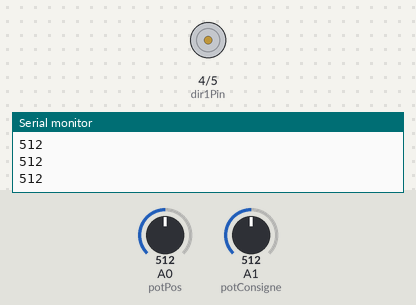
The sketch below on a simulated Arduino Uno, built with avr-gcc and run on an emulated ATmega328P. Parts: motor-driver pin pairs drawn as motors (green arrow = first pin HIGH = forward, orange = second pin HIGH = backward, longer = more drive, scaled by the enable pin), the last lines printed to the serial monitor. The inputs (shaded band) are chosen by the test bench; at power-on: A1 (potConsigne) = 512, A0 (potPos) = 512.

Above: at 1.2 s.
1.3 s: A1 (potConsigne) set to 513
2.8 s: A1 (potConsigne) set to 716
At 4.0 s:
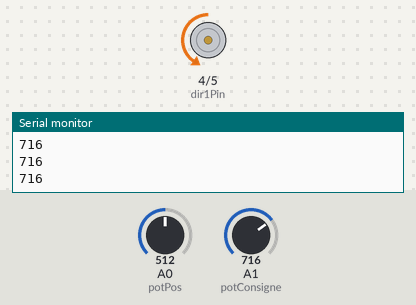
4.3 s: A1 (potConsigne) set to 900
At 5.5 s:
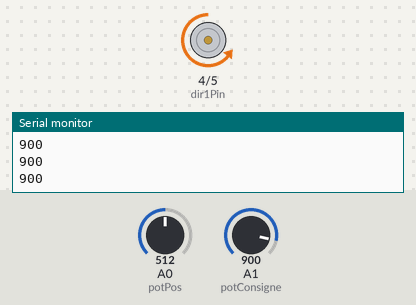
5.8 s: A1 (potConsigne) set to 511
At 6.7 s:
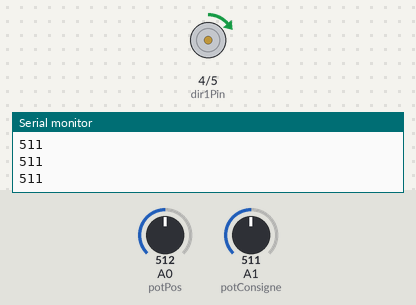
7.3 s: A1 (potConsigne) set to 306
At 8.3 s:
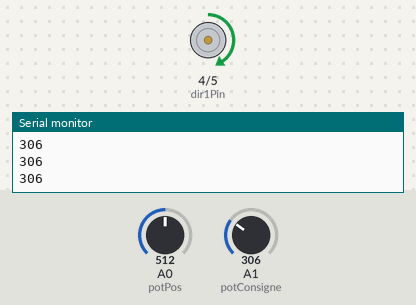
8.8 s: A1 (potConsigne) set to 122
At 10.0 s:
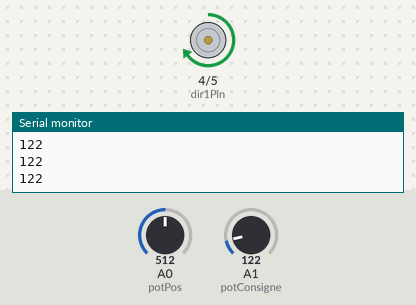
Timing chart, 0 to 11.3 s (numbered marks = the images above; inputs shaded):
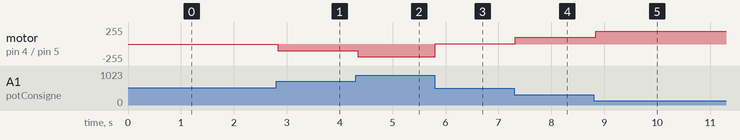

Measured:
- after the input at 2.8 s, motor on pin 4 (dir1Pin) / pin 5 (dir2Pin): stopped → backward 101/255 at once
- after the input at 4.3 s, motor on pin 4 (dir1Pin) / pin 5 (dir2Pin): backward 101/255 → backward 193/255 at once
- after the input at 5.8 s, motor on pin 4 (dir1Pin) / pin 5 (dir2Pin): backward 193/255 → forward 1/255 at once
- after the input at 7.3 s, motor on pin 4 (dir1Pin) / pin 5 (dir2Pin): forward 1/255 → forward 103/255 at once
- after the input at 8.8 s, motor on pin 4 (dir1Pin) / pin 5 (dir2Pin): forward 103/255 → forward 195/255 at once

The sketch:

code1.ino
```cpp
//Code d'implémentation préliminaire :
//Par Éliott Desbordes-Boom et Nathan Levasseur
#include <PID_v1.h>

// Pins
const int potConsigne = A1;    	// Potentiomètre de consigne
const int potPos = A0;    	// Potentiomètre de position angulaire
const int pwmPin = 3;        	 // PWM pour vitesse (ENA sur L298N)
const int dir1Pin = 4;        	 // Direction 1 (IN1)
const int dir2Pin = 5;         	// Direction 2 (IN2)

// Variables PID
double Setpoint = 0;
double Input = 0;
double Output = 0;
double Kp = 2.0, Ki = 5.0, Kd = 1.0;  // Gains à tuner

PID myPID(&Input, &Output, &Setpoint, Kp, Ki, Kd, DIRECT);

void setup() {
  Serial.begin(115200);

  // Configuration pins moteur
  pinMode(pwmPin, OUTPUT);
  pinMode(dir1Pin, OUTPUT);
  pinMode(dir2Pin, OUTPUT);
  digitalWrite(dir1Pin, LOW);
  digitalWrite(dir2Pin, LOW);
  analogWrite(pwmPin, 0);

  Serial.println("Contrôle ouvert de vitesse/direction activé. Position affichée en continu.");
}

void loop() {
  // Lecture des potentiomètres (0-1023)
  int consigne = analogRead(potConsigne);
  int position = analogRead(potPos);

  // Affichage de la position angulaire sur le port série
  Serial.println(consigne);

  // Contrôle vitesse et direction basé sur consigne
  int vitesse = 0;
  if (consigne <= 512) {
    // Sens 1 : 0 = pleine vitesse (255), 512 = arrêté (0)
    vitesse = map(consigne, 0, 512, 255, 0);
    //vitesse = consigne >> 1;
    digitalWrite(dir1Pin, HIGH);
    digitalWrite(dir2Pin, LOW);
  }
  else if (consigne >= 513) {
    // Sens 2 : 513 = arrêté (0), 1023 = pleine vitesse (255)
    vitesse = map(consigne, 513, 1023, 0, 255);
    //vitesse = (consigne - 512) >> 1;
    digitalWrite(dir1Pin, LOW);
    digitalWrite(dir2Pin, HIGH);
  }
  else {
    vitesse = 0;
    digitalWrite(dir1Pin, LOW);
    digitalWrite(dir2Pin, LOW);
  }

  // Application de la vitesse PWM
  analogWrite(pwmPin, vitesse);

  delay(50);  // Délai pour fluidité
}
```
